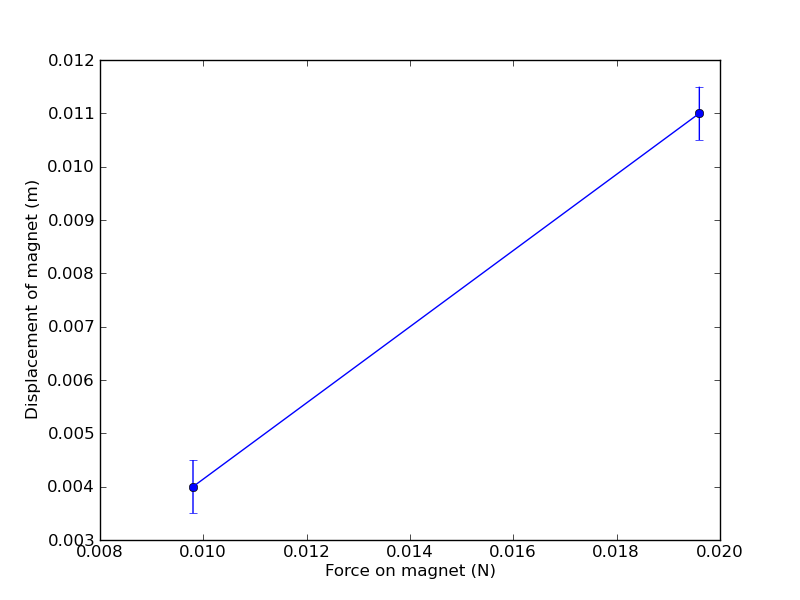

Generate this figure with Python:
import scipy 
import numpy as np 
import matplotlib
import matplotlib.pyplot as plt 
import matplotlib.mlab as mlab
import platform 
import socket

b = 1.36

F = np.array([.0098, .0196])
D = np.array([.004, .011])

def LineFit(x, y):
	''' Returns slope of linear fit to (x,y) data set'''
	xavg = x.mean()
	slope = (y*(x-xavg)).sum()/(x*(x-xavg)).sum()
	yint = y.mean()-slope*xavg
	return slope

def LineFit2(x, y):
	''' Returns y-intercept of linear fit to (x,y) data set'''
	xavg = x.mean()
	slope = (y*(x-xavg)).sum()/(x*(x-xavg)).sum()
	yint = y.mean()-slope*xavg
	return yint

print LineFit(F, D)
print LineFit2(F, D)
#x = np.arange(0, 6, .1)
plt.errorbar(F, D, yerr=.0005, fmt='bo')
plt.plot(F, LineFit(F, D)*F + LineFit2(F, D))
plt.ylabel("Displacement of magnet (m)")
plt.xlabel("Force on magnet (N)")
#plt.xlim(0, 6)            # manually set x-axis limits
#plt.ylim(0, .07)
plt.legend(loc=0)

plt.show()
